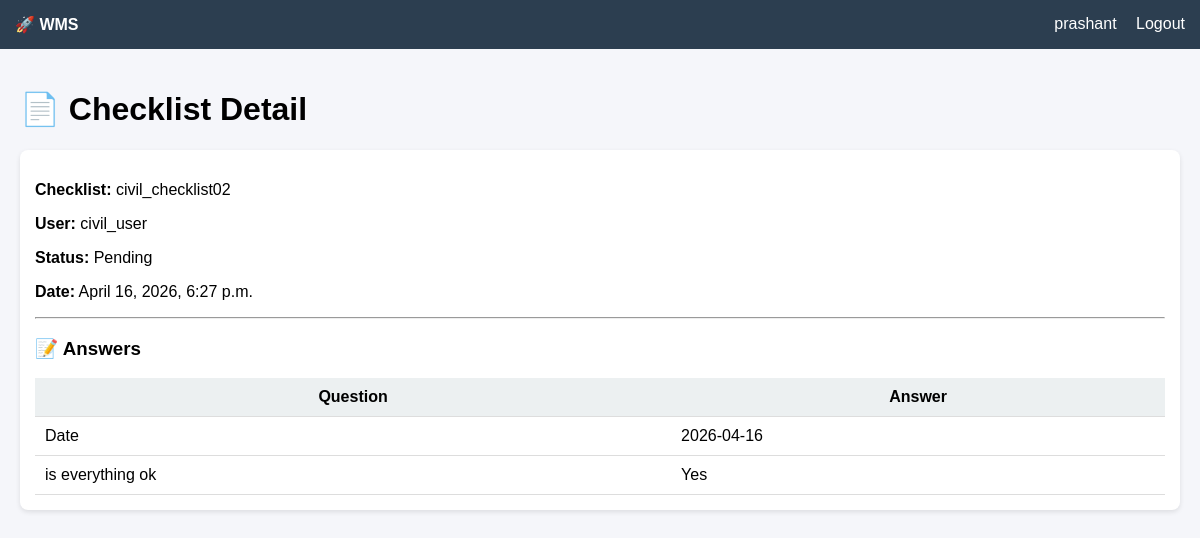
The page /view/1/ (signed in) on the database its author committed.
### backend/models.py (models this page shows, shortened)
class ChecklistTransaction(models.Model):
    STATUS_CHOICES = (
        ('Pending', 'Pending'),
        ('Approved', 'Approved'),
        ('Rejected', 'Rejected'),
    )
    transaction_id = models.CharField(max_length=100, unique=True)
    checklist = models.ForeignKey(Checklist, on_delete=models.CASCADE)
    user = models.ForeignKey(User, on_delete=models.CASCADE)
    project = models.ForeignKey(Project, on_delete=models.SET_NULL, null=True, blank=True)
    department = models.ForeignKey(Department, on_delete=models.SET_NULL, null=True, blank=True)
    status = models.CharField(max_length=50, choices=STATUS_CHOICES, default='Pending')
    remarks = models.TextField(null=True, blank=True)
    submitted_date = models.DateTimeField(auto_now_add=True)
    approved_by = models.ForeignKey(
        User,
        on_delete=models.SET_NULL,
        null=True,
        blank=True,
        related_name='approved_by_user'
    )
    approval_date = models.DateTimeField(null=True, blank=True)
    last_updated_by = models.ForeignKey(
        User,
        on_delete=models.SET_NULL,
        null=True,
        blank=True,
        related_name='updated_by_user'
    )
    last_updated_date = models.DateTimeField(auto_now=True)

class Checklist(models.Model):
    CHECKLIST_TYPE = (
        ('Daily', 'Daily'),
        ('Weekly', 'Weekly'),
        ('Monthly', 'Monthly'),
        ('Activity', 'Activity'),
    )
    code = models.CharField(max_length=50, unique=True)
    name = models.CharField(max_length=200)
    checklist_type = models.CharField(
        max_length=50,
        choices=CHECKLIST_TYPE,
        default='Daily'
    )
    project = models.ForeignKey(
        Project,
        on_delete=models.SET_NULL,
        null=True,
        blank=True
    )
    department = models.ForeignKey(
        Department,
        on_delete=models.SET_NULL,
        null=True,
        blank=True
    )
    is_active = models.BooleanField(default=True)
    created_at = models.DateTimeField(auto_now_add=True, null=True, blank=True)

class Answer(models.Model):
    transaction = models.ForeignKey(
        ChecklistTransaction,
        on_delete=models.CASCADE,
        related_name='answers'
    )
    question = models.ForeignKey(Question, on_delete=models.CASCADE)
    answer = models.TextField()
    created_at = models.DateTimeField(auto_now_add=True, null=True, blank=True)

class Question(models.Model):
    QUESTION_TYPE = (
        ('Yes/No', 'Yes/No'),
        ('Text', 'Text'),
        ('Date', 'Date'),
        ('File', 'File'),
    )
    code = models.CharField(max_length=50, unique=True)
    checklist = models.ForeignKey(
        Checklist,
        on_delete=models.CASCADE,
        related_name='questions'
    )
    question_text = models.TextField()
    question_type = models.CharField(
        max_length=50,
        choices=QUESTION_TYPE
    )
    is_mandatory = models.BooleanField(default=False)
    created_at = models.DateTimeField(auto_now_add=True, null=True, blank=True)

### backend/views/checklist.py (the view)
# urls.py: path('view/<int:txn_id>/', views.view_checklist, name='view_checklist'),
def view_checklist(request, txn_id):
    if not request.user.is_authenticated:
        return redirect('login')
    txn = get_object_or_404(ChecklistTransaction, id=txn_id)
    profile = get_user_profile(request.user)
    if profile and profile.role == "User" and txn.user != request.user:
        return redirect('home')
    answers = Answer.objects.filter(transaction=txn)
    return render(request, 'view_checklist.html', {
        'txn': txn,
        'answers': answers,
    })

### backend/views/common.py (called while the page is built)
def get_user_profile(user):
    if not user or not user.is_authenticated:
        return None
    return UserProfile.objects.filter(user=user).first()

### frontend/templates/view_checklist.html
{% extends 'base.html' %} {% block content %}
<h1>📄 Checklist Detail</h1>
<div class="card">
  <p><strong>Checklist:</strong> {{ txn.checklist.name }}</p>
  <p><strong>User:</strong> {{ txn.user.username }}</p>
  <p><strong>Status:</strong> {{ txn.status }}</p>
  <p><strong>Date:</strong> {{ txn.submitted_date }}</p>
  <hr />
  <h3>📝 Answers</h3>
  <table>
    <tr>
      <th>Question</th>
      <th>Answer</th>
    </tr>
    {% for ans in answers %}
    <tr>
      <td>{{ ans.question.question_text }}</td>
      <td>{{ ans.answer }}</td>
    </tr>
    {% empty %}
    <tr>
      <td colspan="2">No answers found</td>
    </tr>
    {% endfor %}
  </table>
</div>
{% endblock %}

### frontend/templates/base.html (shortened to what this page needs)
<!doctype html>
<html>
  <head>
  </head>
  <body>
    <div class="navbar">
      <div>
        <strong>🚀 WMS</strong>
      </div>
      <div>
        {% if request.user.is_authenticated %} {{ request.user.username }}
        <a href="{% url 'logout' %}">Logout</a>
        {% else %}
        <a href="{% url 'login' %}">Login</a>
        {% endif %}
      </div>
    </div>
    <div class="container">
      {% block content %}{% endblock %}
    </div>
  </body>
</html>

### frontend/templates/base.html (style rules this page uses)
body { margin: 0; font-family: Arial, sans-serif; background-color: #f5f6fa; }
.navbar { background-color: #2c3e50; color: white; padding: 15px; display: flex; justify-content: space-between; }
.navbar a { color: white; text-decoration: none; margin-left: 15px; }
.container { padding: 20px; }
.card { background: white; padding: 15px; margin-bottom: 15px; border-radius: 8px; box-shadow: 0px 2px 5px rgba(0, 0, 0, 0.1); }
table { width: 100%; border-collapse: collapse; }
th, td { padding: 10px; border-bottom: 1px solid #ddd; }
th { background-color: #ecf0f1; }

### rows shown on the page
ChecklistTransaction: checklist.name "civil_checklist02", user.username "civil_user", status "Pending", submitted_date "April 16, 2026, 6:27 p.m."
Answer: question.question_text "Date", answer "2026-04-16"
Answer: question.question_text "is everything ok", answer "Yes"

### other values the page prints
{{ request.user.username }} "prashant"
